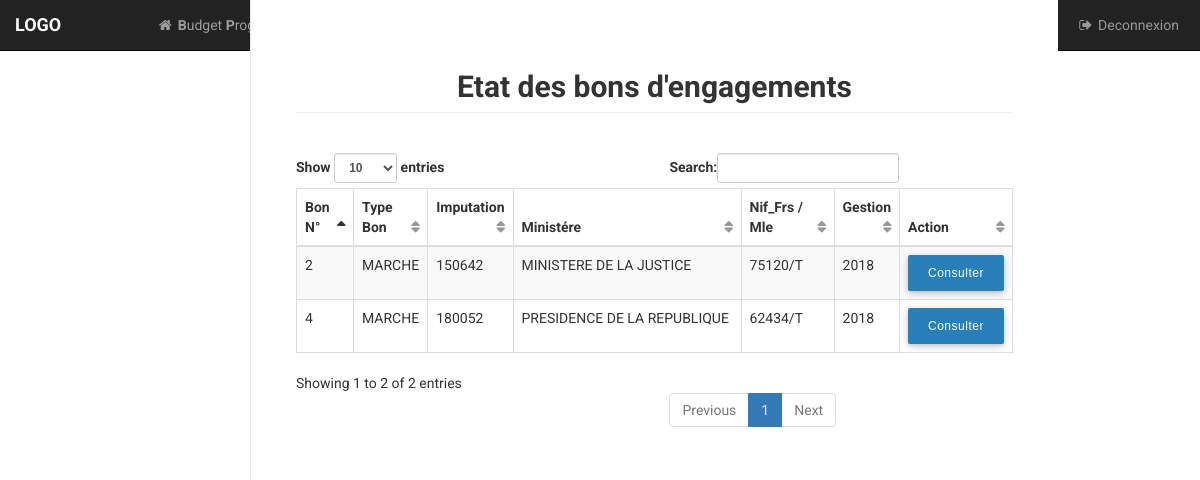
/pages/admin/achats/etat_engagement.php, run on the app's committed database.
### tables this page shows
CREATE TABLE `bon_engagement` (
  `num_bon` int(3) NOT NULL,
  `date_bon` date NOT NULL,
  `code_imputation` int(6) NOT NULL,
  `ref_piece` varchar(30) NOT NULL,
  `nature_depense` text NOT NULL,
  `credit_disponible` int(15) NOT NULL,
  `montant_total` int(15) NOT NULL,
  `montant_engage` int(15) NOT NULL,
  `disponible_apres` int(15) NOT NULL,
  `quantite` int(15) NOT NULL,
  `code_programme` varchar(3) NOT NULL,
  `nif_frs` varchar(7) NOT NULL,
  `id_gestion` int(2) NOT NULL,
  `id_type` int(2) NOT NULL,
  `id_etat` int(2) NOT NULL,
  `code_compte` int(5) NOT NULL,
  `code_categorie` int(1) NOT NULL,
  `code_section` varchar(2) NOT NULL,
  `code_service` varchar(2) NOT NULL,
  `code_reglement` varchar(1) NOT NULL,
  `code_depense` varchar(1) NOT NULL,
  `code_action` varchar(2) NOT NULL,
  `code_activite` varchar(2) NOT NULL,
  `code_tache` varchar(2) NOT NULL,
  `etat` tinyint(1) NOT NULL DEFAULT '0',
  `date_valide` date NOT NULL
);

CREATE TABLE `type_bon_engagement` (
  `id_type` int(2) NOT NULL,
  `type` varchar(15) NOT NULL
);

CREATE TABLE `section` (
  `code_section` varchar(2) NOT NULL,
  `libelle_section` char(50) NOT NULL,
  `code_service` varchar(2) NOT NULL
);

CREATE TABLE `fournisseur` (
  `nif_frs` varchar(7) NOT NULL,
  `nom` char(50) NOT NULL,
  `prenom` char(25) NOT NULL,
  `ville` char(15) NOT NULL,
  `pays` char(15) NOT NULL,
  `adresse` varchar(30) NOT NULL
);

CREATE TABLE `gestion` (
  `id_gestion` int(2) NOT NULL,
  `gestion` varchar(8) NOT NULL
);

### pages/admin/achats/etat_engagement.php (the view, shortened to what this page needs)
<?php
     include('shared/partials/header.php');
     include('shared/function/connect.php');
?>
            <div id="page-wrapper">
                <div class="container-fluid">
                    <div class="row">
                        <div class="col-lg-12">
                            <h2 class="page-header" style="text-align: center;"><b>Etat des bons d'engagements</b></h2>
                        </div>
                    </div>
                    <div class="row">
                        <div class="col-lg-12"><br>
                           <div class="dataTable_wrapper">
                                   <table class="table table-striped table-bordered table-hover" id="dataTables-example">
                                        <thead>
                                            <tr>
                                                <th>Bon N°</th>
                                                <th>Type Bon</th>
                                                <th>Imputation</th>
                                                <th>Ministére</th>
                                                <th>Nif_Frs / Mle</th>
                                                <th>Gestion</th>
                                                <th>Action</th>
                                            </tr>
                                        </thead>
                                         <?php
                                             $reponse = $maConnexion->query('SELECT * FROM bon_engagement, type_bon_engagement, section, gestion, service, depense, reglement, fournisseur, programme, action, tache, compte, activite WHERE bon_engagement.id_type = type_bon_engagement.id_type AND bon_engagement.code_section = section.code_section AND bon_engagement.id_gestion = gestion.id_gestion AND bon_engagement.code_service = service.code_service AND bon_engagement.code_depense = depense.code_depense AND bon_engagement.code_reglement = reglement.code_reglement AND bon_engagement.nif_frs = fournisseur.nif_frs AND bon_engagement.code_programme = programme.code_programme AND bon_engagement.code_action = action.code_action AND bon_engagement.code_tache = tache.code_tache AND bon_engagement.code_compte = compte.code_compte AND bon_engagement.code_activite = activite.code_activite AND etat = 0 ORDER BY num_bon ASC');
                                        ?>
                                        <tbody>
                                          <?php
                                             while ($affichages = $reponse->fetch())
                                                 {
                                          ?>
                                            <tr>
                                                <td><?php echo $affichages['num_bon']; ?></td>
                                                <td><?php echo $affichages['type']; ?></td>
                                                <td><?php echo $affichages['code_imputation']; ?></td>
                                                <td><?php echo $affichages['libelle_section']; ?></td>
                                                <td><?php echo $affichages['nif_frs']; ?></td>
                                                <td><?php echo $affichages['gestion']; ?></td>
                                                <td>
                                                      <button id="" data-toggle="modal" data-target="#Detail<?php echo $affichages['num_bon']; ?>" class="btn btn-block btn-primary btn-sm"> Consulter</button>
                                                </td>
                                            </tr>
                                    <?php
                                              }
                                     ?>
                                    </tbody>
                                    </table>
                                </div>
                        </div>
                    </div>
                </div>
                </div>
<?php
     include('shared/partials/footer.php');
?>

### css/startmin.css (style rules this page uses)
body { background-color: #f8f8f8; }
#page-wrapper { padding: 30px 15px 0 15px; min-height: 568px; background-color: #fff; }
@media (min-width:768px) { #page-wrapper { position: inherit; margin-left: 250px; padding: 30px 30px 0 30px; border-left: 1px solid #e7e7e7; } }
table.dataTable thead .sorting, table.dataTable thead .sorting_asc, table.dataTable thead .sorting_desc, table.dataTable thead .sorting_asc_disabled, table.dataTable thead .sorting_desc_disabled { background: 0 0; }
table.dataTable thead .sorting_asc:after { content: "\f0de"; float: right; font-family: fontawesome; }
table.dataTable thead .sorting:after { content: "\f0dc"; float: right; font-family: fontawesome; color: rgba(50,50,50,.5); }

### css/modal/style.css (style rules this page uses)
body { background-color: #080808; font-family: 'Roboto', sans-serif }
.btn-default,.btn-primary { border: none; border-radius: 2px; display: inline-block; color: #424242; background-color: #FFF; text-align: center; height: 36px; line-height: 36px; outline: 0; padding: 0 2rem; vertical-align: middle; -webkit-tap-highlight-color: transparent; box-shadow: 0 2px 5px 0 rgba(0,0,0,0.16),0 2px 10px 0 rgba(0,0,0,0.12); letter-spacing: .5px; transition: .2s ease-out; }
.btn-primary { color: #FFF; background-color: #2980B9; }

### data on the page
bon_engagement: num_bon "2", id_type.type "MARCHE", code_imputation "150642", section.libelle_section "MINISTERE DE LA JUSTICE", fournisseur.nif_frs "75120/T", id_gestion.gestion "2018"
bon_engagement: num_bon "4", id_type.type "MARCHE", code_imputation "180052", section.libelle_section "PRESIDENCE DE LA REPUBLIQUE", fournisseur.nif_frs "62434/T", id_gestion.gestion "2018"
